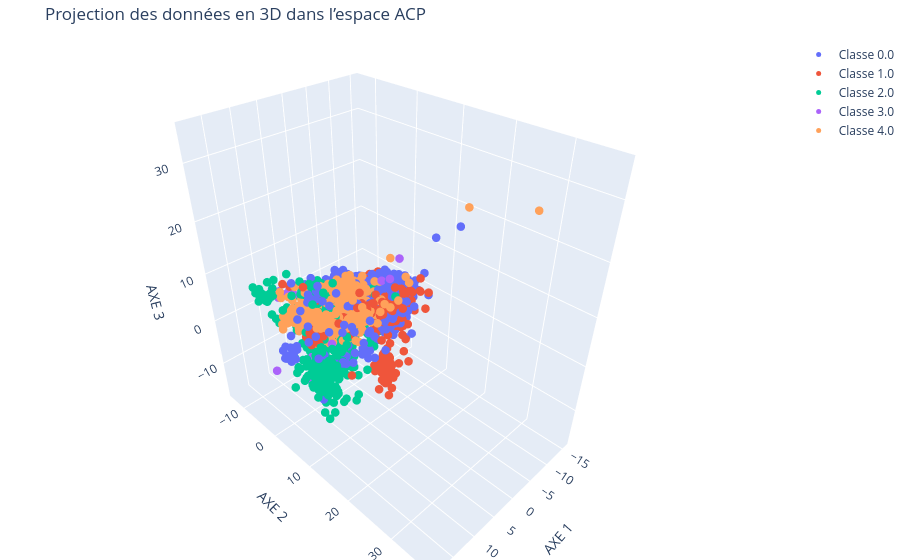

This figure's notebook cell:
### Code cell
fig = go.Figure()


for classe in np.unique(LabelF_train):
    filtered_data = data[data['Classe'] == classe]
    fig.add_trace(go.Scatter3d(
        x=filtered_data['AXE 1'],
        y=filtered_data['AXE 2'],
        z=filtered_data['AXE 3'],
        mode='markers',
        marker=dict(size=5),
        name=f'Classe {classe}'
    ))

fig.update_layout(
    title='Projection des données en 3D dans l’espace ACP',
    scene=dict(
        xaxis_title='AXE 1',
        yaxis_title='AXE 2',
        zaxis_title='AXE 3'
    ),
    margin=dict(l=0, r=0, b=0, t=40)
    
)

fig.show()

### Figure 1 — Plotly figure (JSON) as saved in the notebook; plotly's stock layout.template omitted (floating-point values rounded to 4 significant figures; data arrays with more than 128 entries replaced by an {"elided": "..."} marker saying what was removed)
{"data": [{"marker": {"size": 5}, "mode": "markers", "name": "Classe 0.0", "type": "scatter3d", "x": {"elided": "784 float values"}, "y": {"elided": "784 float values"}, "z": {"elided": "784 float values"}}, {"marker": {"size": 5}, "mode": "markers", "name": "Classe 1.0", "type": "scatter3d", "x": {"elided": "810 float values"}, "y": {"elided": "810 float values"}, "z": {"elided": "810 float values"}}, {"marker": {"size": 5}, "mode": "markers", "name": "Classe 2.0", "type": "scatter3d", "x": {"elided": "808 float values"}, "y": {"elided": "808 float values"}, "z": {"elided": "808 float values"}}, {"marker": {"size": 5}, "mode": "markers", "name": "Classe 3.0", "type": "scatter3d", "x": {"elided": "790 float values"}, "y": {"elided": "790 float values"}, "z": {"elided": "790 float values"}}, {"marker": {"size": 5}, "mode": "markers", "name": "Classe 4.0", "type": "scatter3d", "x": {"elided": "808 float values"}, "y": {"elided": "808 float values"}, "z": {"elided": "808 float values"}}], "layout": {"margin": {"b": 0, "l": 0, "r": 0, "t": 40}, "scene": {"xaxis": {"title": {"text": "AXE 1"}}, "yaxis": {"title": {"text": "AXE 2"}}, "zaxis": {"title": {"text": "AXE 3"}}}, "title": {"text": "Projection des données en 3D dans l’espace ACP"}}}
